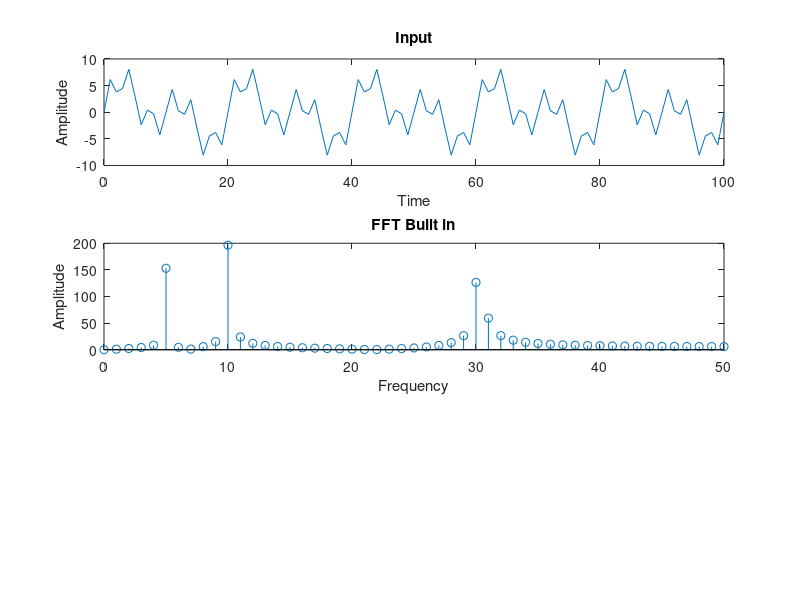

Reproduce this figure in MATLAB. (Note: this script raises an error after producing the figure.)
clc;
close all;
clear all;

%signal 1

t = 0 : 1 : 100; % Time Samples
f1 = 10; % Input Signal Frequency
fs = 100; % Sampling Frequency
x = 4*sin(2*pi*f1/fs*t); % Generate Sine Wave

f2=30;
y=3*sin(2*pi*f2/fs*t);

f3=5;
z=3*sin(2*pi*f3/fs*t);

m=x+y+z;

subplot(3,1,1);
plot(t,m); 
%plotting input sequence
ylabel('Amplitude');
xlabel('Time');
title('Input');

N = length(m); %finding the length of entered sequence for N point FFT

A=fft(m);
magnitude1 = abs(A); % absolute values of individual FFT complex 

t = 0:N/2;
subplot(3,1,2);
stem(t,magnitude1(1:(N/2+1)));
%plotting FFT sequence
ylabel('Amplitude');
xlabel('Frequency');
title('FFT Built in');

d = designfilt("bandstopfir",'FilterOrder',15,'CutoffFrequency1',2,'CutoffFrequency2',20,'SampleRate',fs);
afterfilter=filter(d,m); %m=mixed signal

%% FFT after filter
Aft=fft(afterfilter);
magnitude2 = abs(Aft); % absolute values of individual FFT complex 

t = 0:N/2;
subplot(3,1,3);
stem(t,magnitude2(1:(N/2+1)));
%plotting FFT sequence
ylabel('Amplitude');
xlabel('Frequency');
title('FFT After Filter');
